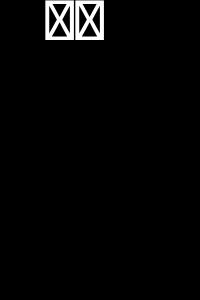
Frame 1 (no input)
Frame 60 (the mouse pressed at the canvas centre just before this capture): identical to frame 1, image omitted
Frame 120 (the mouse held since frame 60 and released just before this capture): identical to frame 1, image omitted

The Processing sketch that drew this single still picture (run headless with seeded random() and noise(); from frame 60 on, the mouse is pressed at the canvas centre):

// Processing sketch: processing_39666
// ── processing_39666.pde

void setup () {
  size(200,300);
  textSize(60);
  textAlign (CENTER);
}
 
void draw () {
  background (0);
  text (key,60,40);
  text (key, 90,40);
}
                  
                
